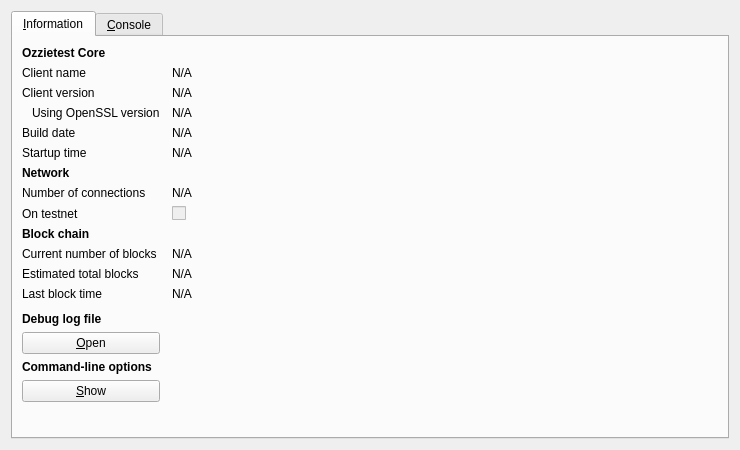
<?xml version="1.0" encoding="UTF-8"?>
<ui version="4.0">
 <class>RPCConsole</class>
 <widget class="QDialog" name="RPCConsole">
  <property name="geometry">
   <rect>
    <x>0</x>
    <y>0</y>
    <width>740</width>
    <height>450</height>
   </rect>
  </property>
  <property name="windowTitle">
   <string>Ozzietest - Debug window</string>
  </property>
  <layout class="QVBoxLayout" name="verticalLayout_2">
   <item>
    <widget class="QTabWidget" name="tabWidget">
     <property name="currentIndex">
      <number>0</number>
     </property>
     <widget class="QWidget" name="tab_info">
      <attribute name="title">
       <string>&amp;Information</string>
      </attribute>
      <layout class="QGridLayout" name="gridLayout" columnstretch="0,1">
       <property name="horizontalSpacing">
        <number>12</number>
       </property>
       <item row="0" column="0">
        <widget class="QLabel" name="label_9">
         <property name="font">
          <font>
           <weight>75</weight>
           <bold>true</bold>
          </font>
         </property>
         <property name="text">
          <string>Ozzietest Core</string>
         </property>
        </widget>
       </item>
       <item row="1" column="0">
        <widget class="QLabel" name="label_5">
         <property name="text">
          <string>Client name</string>
         </property>
        </widget>
       </item>
       <item row="1" column="1">
        <widget class="QLabel" name="clientName">
         <property name="cursor">
          <cursorShape>IBeamCursor</cursorShape>
         </property>
         <property name="text">
          <string>N/A</string>
         </property>
         <property name="textFormat">
          <enum>Qt::PlainText</enum>
         </property>
         <property name="textInteractionFlags">
          <set>Qt::LinksAccessibleByMouse|Qt::TextSelectableByKeyboard|Qt::TextSelectableByMouse</set>
         </property>
        </widget>
       </item>
       <item row="2" column="0">
        <widget class="QLabel" name="label_6">
         <property name="text">
          <string>Client version</string>
         </property>
        </widget>
       </item>
       <item row="2" column="1">
        <widget class="QLabel" name="clientVersion">
         <property name="cursor">
          <cursorShape>IBeamCursor</cursorShape>
         </property>
         <property name="text">
          <string>N/A</string>
         </property>
         <property name="textFormat">
          <enum>Qt::PlainText</enum>
         </property>
         <property name="textInteractionFlags">
          <set>Qt::LinksAccessibleByMouse|Qt::TextSelectableByKeyboard|Qt::TextSelectableByMouse</set>
         </property>
        </widget>
       </item>
       <item row="3" column="0">
        <widget class="QLabel" name="label_14">
         <property name="text">
          <string>Using OpenSSL version</string>
         </property>
         <property name="indent">
          <number>10</number>
         </property>
        </widget>
       </item>
       <item row="3" column="1">
        <widget class="QLabel" name="openSSLVersion">
         <property name="cursor">
          <cursorShape>IBeamCursor</cursorShape>
         </property>
         <property name="text">
          <string>N/A</string>
         </property>
         <property name="textFormat">
          <enum>Qt::PlainText</enum>
         </property>
         <property name="textInteractionFlags">
          <set>Qt::LinksAccessibleByMouse|Qt::TextSelectableByKeyboard|Qt::TextSelectableByMouse</set>
         </property>
        </widget>
       </item>
       <item row="4" column="0">
        <widget class="QLabel" name="label_12">
         <property name="text">
          <string>Build date</string>
         </property>
        </widget>
       </item>
       <item row="4" column="1">
        <widget class="QLabel" name="buildDate">
         <property name="cursor">
          <cursorShape>IBeamCursor</cursorShape>
         </property>
         <property name="text">
          <string>N/A</string>
         </property>
         <property name="textFormat">
          <enum>Qt::PlainText</enum>
         </property>
         <property name="textInteractionFlags">
          <set>Qt::LinksAccessibleByMouse|Qt::TextSelectableByKeyboard|Qt::TextSelectableByMouse</set>
         </property>
        </widget>
       </item>
       <item row="5" column="0">
        <widget class="QLabel" name="label_13">
         <property name="text">
          <string>Startup time</string>
         </property>
        </widget>
       </item>
       <item row="5" column="1">
        <widget class="QLabel" name="startupTime">
         <property name="cursor">
          <cursorShape>IBeamCursor</cursorShape>
         </property>
         <property name="text">
          <string>N/A</string>
         </property>
         <property name="textFormat">
          <enum>Qt::PlainText</enum>
         </property>
         <property name="textInteractionFlags">
          <set>Qt::LinksAccessibleByMouse|Qt::TextSelectableByKeyboard|Qt::TextSelectableByMouse</set>
         </property>
        </widget>
       </item>
       <item row="6" column="0">
        <widget class="QLabel" name="label_11">
         <property name="font">
          <font>
           <weight>75</weight>
           <bold>true</bold>
          </font>
         </property>
         <property name="text">
          <string>Network</string>
         </property>
        </widget>
       </item>
       <item row="7" column="0">
        <widget class="QLabel" name="label_7">
         <property name="text">
          <string>Number of connections</string>
         </property>
        </widget>
       </item>
       <item row="7" column="1">
        <widget class="QLabel" name="numberOfConnections">
         <property name="cursor">
          <cursorShape>IBeamCursor</cursorShape>
         </property>
         <property name="text">
          <string>N/A</string>
         </property>
         <property name="textFormat">
          <enum>Qt::PlainText</enum>
         </property>
         <property name="textInteractionFlags">
          <set>Qt::LinksAccessibleByMouse|Qt::TextSelectableByKeyboard|Qt::TextSelectableByMouse</set>
         </property>
        </widget>
       </item>
       <item row="8" column="0">
        <widget class="QLabel" name="label_8">
         <property name="text">
          <string>On testnet</string>
         </property>
        </widget>
       </item>
       <item row="8" column="1">
        <widget class="QCheckBox" name="isTestNet">
         <property name="enabled">
          <bool>false</bool>
         </property>
         <property name="text">
          <string/>
         </property>
        </widget>
       </item>
       <item row="9" column="0">
        <widget class="QLabel" name="label_10">
         <property name="font">
          <font>
           <weight>75</weight>
           <bold>true</bold>
          </font>
         </property>
         <property name="text">
          <string>Block chain</string>
         </property>
        </widget>
       </item>
       <item row="10" column="0">
        <widget class="QLabel" name="label_3">
         <property name="text">
          <string>Current number of blocks</string>
         </property>
        </widget>
       </item>
       <item row="10" column="1">
        <widget class="QLabel" name="numberOfBlocks">
         <property name="cursor">
          <cursorShape>IBeamCursor</cursorShape>
         </property>
         <property name="text">
          <string>N/A</string>
         </property>
         <property name="textFormat">
          <enum>Qt::PlainText</enum>
         </property>
         <property name="textInteractionFlags">
          <set>Qt::LinksAccessibleByMouse|Qt::TextSelectableByKeyboard|Qt::TextSelectableByMouse</set>
         </property>
        </widget>
       </item>
       <item row="11" column="0">
        <widget class="QLabel" name="label_4">
         <property name="text">
          <string>Estimated total blocks</string>
         </property>
        </widget>
       </item>
       <item row="11" column="1">
        <widget class="QLabel" name="totalBlocks">
         <property name="cursor">
          <cursorShape>IBeamCursor</cursorShape>
         </property>
         <property name="text">
          <string>N/A</string>
         </property>
         <property name="textFormat">
          <enum>Qt::PlainText</enum>
         </property>
         <property name="textInteractionFlags">
          <set>Qt::LinksAccessibleByMouse|Qt::TextSelectableByKeyboard|Qt::TextSelectableByMouse</set>
         </property>
        </widget>
       </item>
       <item row="12" column="0">
        <widget class="QLabel" name="label_2">
         <property name="text">
          <string>Last block time</string>
         </property>
        </widget>
       </item>
       <item row="12" column="1">
        <widget class="QLabel" name="lastBlockTime">
         <property name="cursor">
          <cursorShape>IBeamCursor</cursorShape>
         </property>
         <property name="text">
          <string>N/A</string>
         </property>
         <property name="textFormat">
          <enum>Qt::PlainText</enum>
         </property>
         <property name="textInteractionFlags">
          <set>Qt::LinksAccessibleByMouse|Qt::TextSelectableByKeyboard|Qt::TextSelectableByMouse</set>
         </property>
        </widget>
       </item>
       <item row="13" column="0">
        <spacer name="verticalSpacer_2">
         <property name="orientation">
          <enum>Qt::Vertical</enum>
         </property>
         <property name="sizeHint" stdset="0">
          <size>
           <width>20</width>
           <height>20</height>
          </size>
         </property>
        </spacer>
       </item>
       <item row="14" column="0">
        <widget class="QLabel" name="labelDebugLogfile">
         <property name="font">
          <font>
           <weight>75</weight>
           <bold>true</bold>
          </font>
         </property>
         <property name="text">
          <string>Debug log file</string>
         </property>
        </widget>
       </item>
       <item row="15" column="0">
        <widget class="QPushButton" name="openDebugLogfileButton">
         <property name="toolTip">
          <string>Open the Ozzietest debug log file from the current data directory. This can take a few seconds for large log files.</string>
         </property>
         <property name="text">
          <string>&amp;Open</string>
         </property>
         <property name="autoDefault">
          <bool>false</bool>
         </property>
        </widget>
       </item>
       <item row="16" column="0">
        <widget class="QLabel" name="labelCLOptions">
         <property name="font">
          <font>
           <weight>75</weight>
           <bold>true</bold>
          </font>
         </property>
         <property name="text">
          <string>Command-line options</string>
         </property>
        </widget>
       </item>
       <item row="17" column="0">
        <widget class="QPushButton" name="showCLOptionsButton">
         <property name="toolTip">
          <string>Show the Ozzietest-Qt help message to get a list with possible Ozzietest command-line options.</string>
         </property>
         <property name="text">
          <string>&amp;Show</string>
         </property>
         <property name="autoDefault">
          <bool>false</bool>
         </property>
        </widget>
       </item>
       <item row="18" column="0">
        <spacer name="verticalSpacer">
         <property name="orientation">
          <enum>Qt::Vertical</enum>
         </property>
         <property name="sizeHint" stdset="0">
          <size>
           <width>20</width>
           <height>40</height>
          </size>
         </property>
        </spacer>
       </item>
      </layout>
     </widget>
     <widget class="QWidget" name="tab_console">
      <attribute name="title">
       <string>&amp;Console</string>
      </attribute>
      <layout class="QVBoxLayout" name="verticalLayout_3">
       <property name="spacing">
        <number>3</number>
       </property>
       <item>
        <widget class="QTextEdit" name="messagesWidget">
         <property name="minimumSize">
          <size>
           <width>0</width>
           <height>100</height>
          </size>
         </property>
         <property name="readOnly">
          <bool>true</bool>
         </property>
         <property name="tabKeyNavigation" stdset="0">
          <bool>false</bool>
         </property>
         <property name="columnCount" stdset="0">
          <number>2</number>
         </property>
        </widget>
       </item>
       <item>
        <layout class="QHBoxLayout" name="horizontalLayout">
         <property name="spacing">
          <number>3</number>
         </property>
         <item>
          <widget class="QLabel" name="label">
           <property name="text">
            <string notr="true">&gt;</string>
           </property>
          </widget>
         </item>
         <item>
          <widget class="QLineEdit" name="lineEdit"/>
         </item>
         <item>
          <widget class="QPushButton" name="clearButton">
           <property name="maximumSize">
            <size>
             <width>24</width>
             <height>24</height>
            </size>
           </property>
           <property name="toolTip">
            <string>Clear console</string>
           </property>
           <property name="text">
            <string/>
           </property>
           <property name="icon">
            <iconset resource="../bitcoin.qrc">
             <normaloff>:/icons/remove</normaloff>:/icons/remove</iconset>
           </property>
           <property name="shortcut">
            <string notr="true">Ctrl+L</string>
           </property>
           <property name="autoDefault">
            <bool>false</bool>
           </property>
          </widget>
         </item>
        </layout>
       </item>
      </layout>
     </widget>
    </widget>
   </item>
  </layout>
 </widget>
 <resources>
  <include location="../bitcoin.qrc"/>
 </resources>
 <connections/>
</ui>
